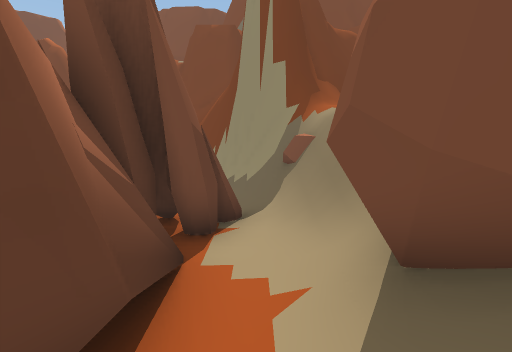
View 1 (above)

22 first-person views from a walk through a Unity game level. The camera is 1.4 m above the floor, tilts 6° down and sees 80° across. The floor is counted in squares, 1 m on a side. Each view is taken from the middle of a square. On the plan, view 1 faces up. The plan holds only what a view shows up to about 14 squares ahead; the rest is blank. The place goes on beyond the plan. The player character is not drawn.

View 2
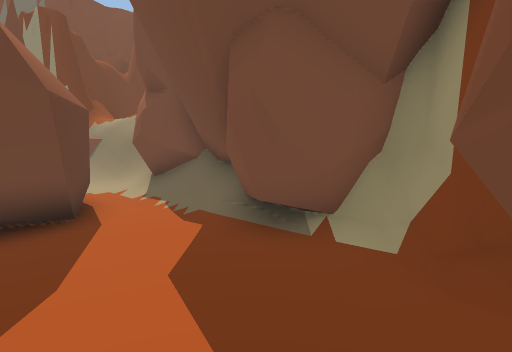

View 3
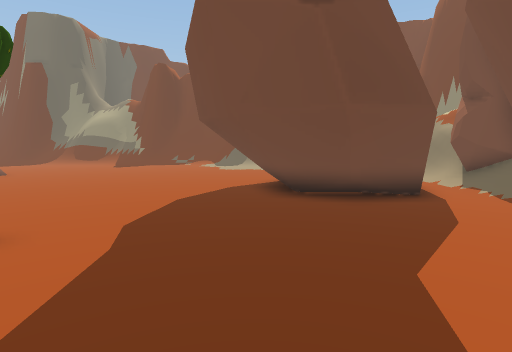

View 4
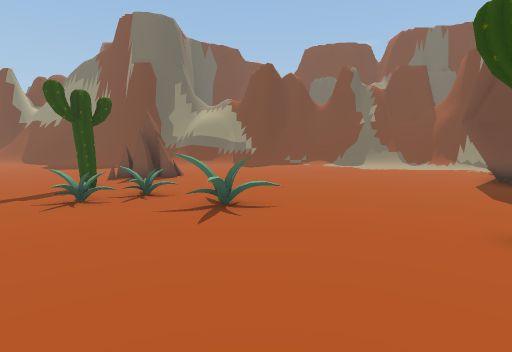

View 5
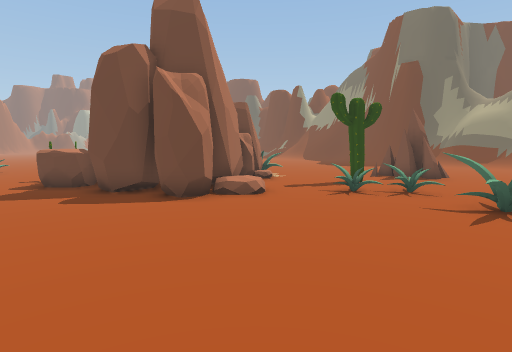

View 6
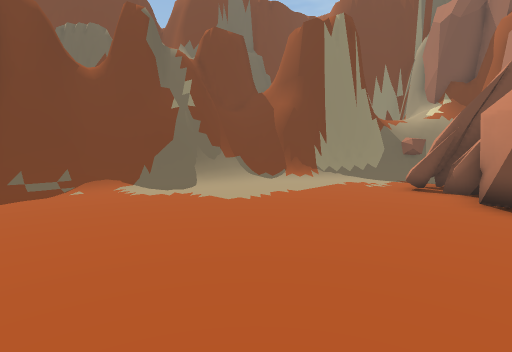

View 7
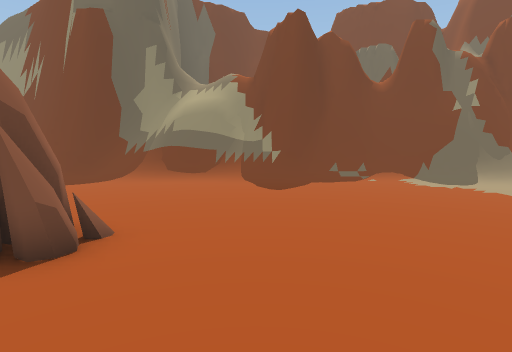

View 8
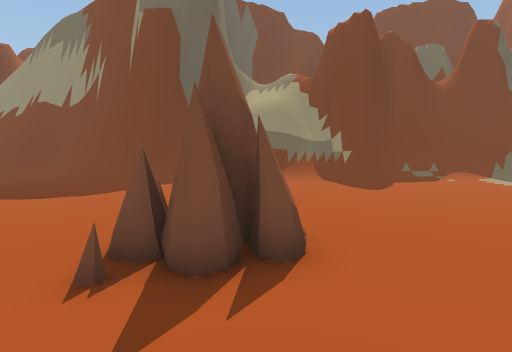

View 9
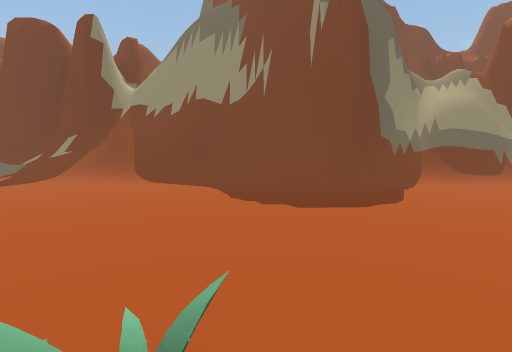

View 10
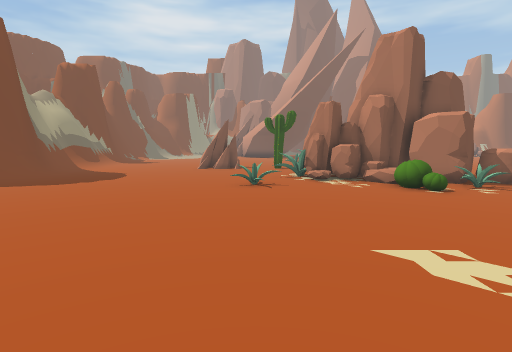

View 11
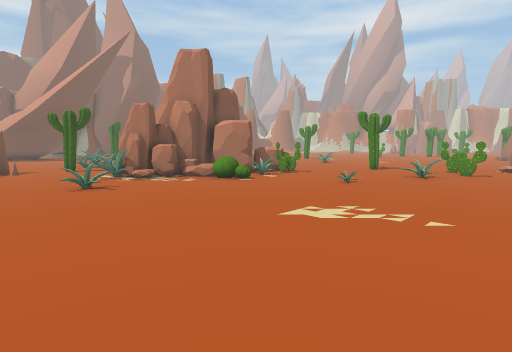

View 12
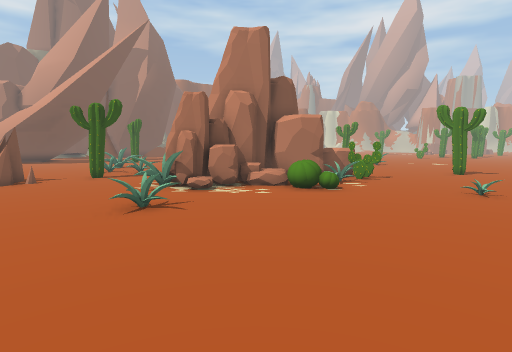

View 13
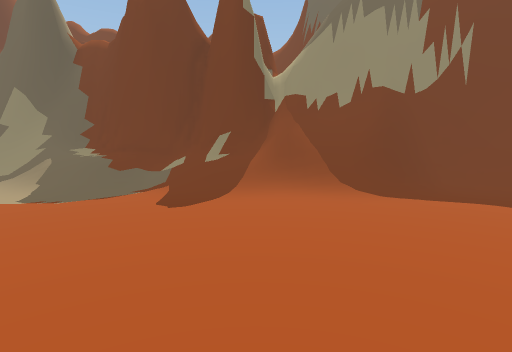

View 14
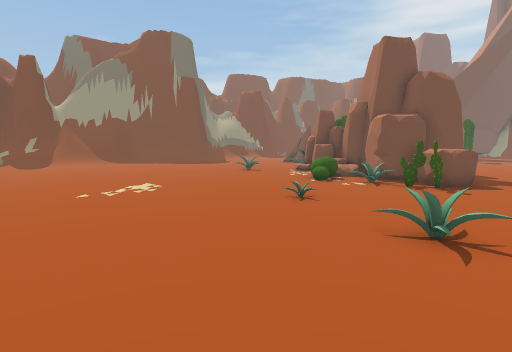

View 15
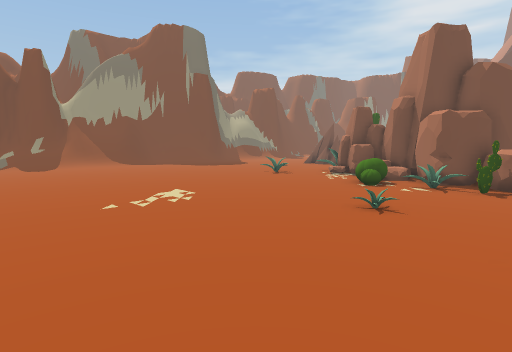

View 16
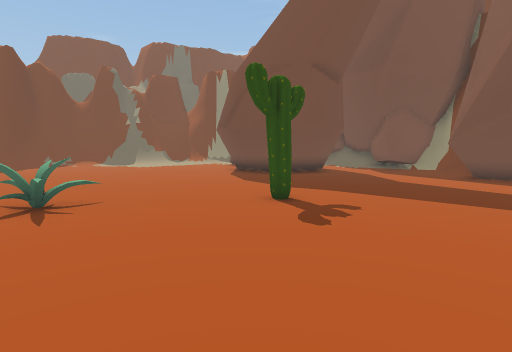

View 17
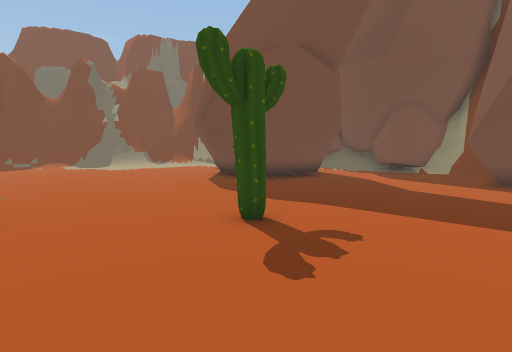

View 18
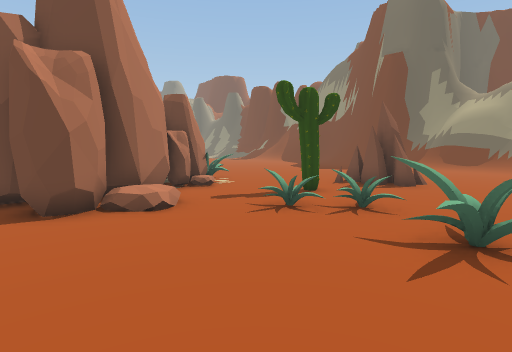

View 19
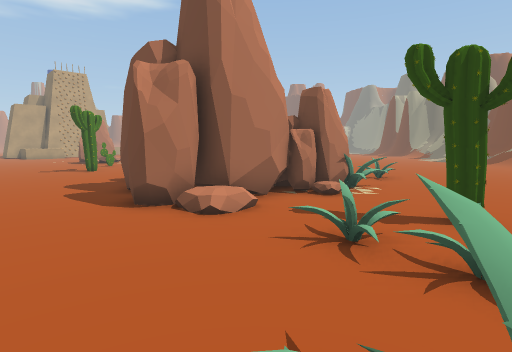

View 20
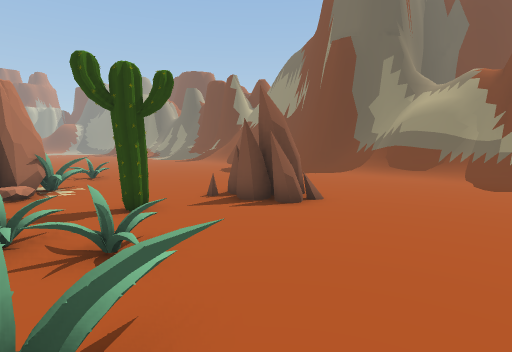

View 21
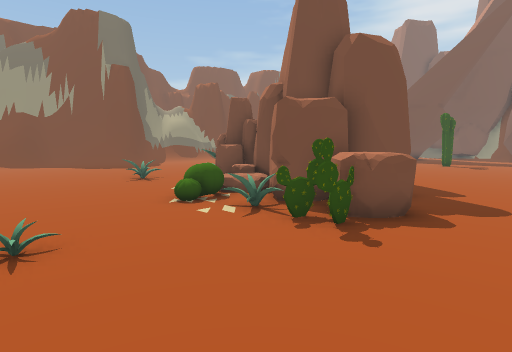

View 22
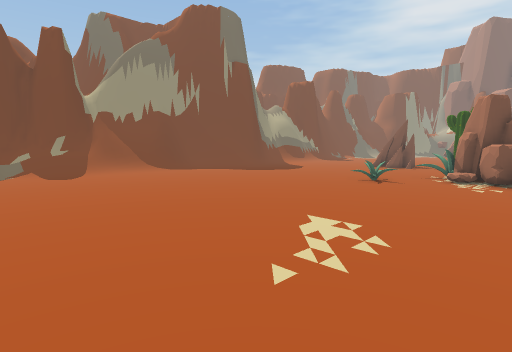

### Floor plan
Key: @ floor where view 1 was taken; # wall or solid block; . main floor; : floor 0.25 m higher than the main floor; + floor 0.5 m higher than the main floor; / step, stairs or slope; = window, fence, low wall or low ledge; ^ raised ledge; R rock; T thing the floor can be seen under or through; C cactus; O other object.
Columns run from 38 left of view 1 to 3 right of it. Each row starts with its distance up from view 1.
 16 ######====####
 15 ////==///===###  ##############
 14 ///////////./=#############===######
 13 ............./==//////////....#====##
 12 ...............................////=#
 11 .................................../##
 10 ..................................../##
  9  ..................................../##^
  8  .....................................=#^
  7  ................. .................../#^
  6  ................. RR..............RRR/=^^
  5  .................RRR..............RRR.=#
  4 ...................R.............###RR.O#
  3 ...........OO...................T# ###.##
  2 ..............OO..CC...........#T#   #.##
  1 .............RRO...C.O.........#T#  ##.O#
  0 .............RRR....OO.OO.......T####.@##
 -1 .............RRR...OO.OOO.......T####..##
 -2 ...........CORRRR......O..............##
 -3 ...........CRRRRR+:...................##
 -4 ..........OORRRRRR..........C..........##
 -5 ............RRRRRR.....................##
 -6 ..........CCRRRR....................####
 -7 .....O......R.......................##
 -8  ...OO..............................##
 -9 . ............... ..... .....

Positions as (right, up) in squares from view 1, and headings:
1: (0, 0), facing up
2: (-3, -6), facing up-right
3: (-6, -8), facing up
4: (-14, -8), facing up
5: (-14, -9), facing up-left
6: (-13, 3), facing up-right
7: (-15, 1), facing up
8: (-18, 1), facing up
9: (-26, 2), facing up
10: (-37, 3), facing right
11: (-37, 6), facing down-right
12: (-33, 6), facing down-right
13: (-33, 5), facing up
14: (-38, -9), facing up-right
15: (-38, -7), facing up-right
16: (-16, -9), facing up-right
17: (-14, -8), facing up-right
18: (-14, -6), facing up-left
19: (-14, -2), facing left
20: (-13, -1), facing up-left
21: (-32, -9), facing up-right
22: (-38, -2), facing up-right
